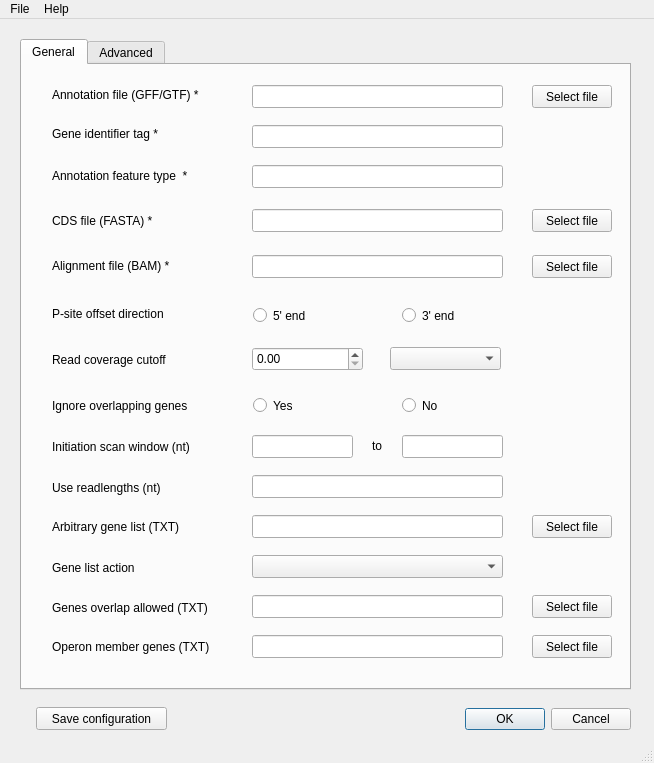
<?xml version="1.0" encoding="UTF-8"?>
<ui version="4.0">
 <class>MainWindow</class>
 <widget class="QMainWindow" name="MainWindow">
  <property name="geometry">
   <rect>
    <x>0</x>
    <y>0</y>
    <width>654</width>
    <height>763</height>
   </rect>
  </property>
  <property name="minimumSize">
   <size>
    <width>654</width>
    <height>763</height>
   </size>
  </property>
  <property name="maximumSize">
   <size>
    <width>654</width>
    <height>763</height>
   </size>
  </property>
  <property name="windowTitle">
   <string>bard - Configuration panel</string>
  </property>
  <widget class="QWidget" name="centralwidget">
   <widget class="QTabWidget" name="tabWidget">
    <property name="geometry">
     <rect>
      <x>20</x>
      <y>20</y>
      <width>611</width>
      <height>651</height>
     </rect>
    </property>
    <property name="currentIndex">
     <number>0</number>
    </property>
    <widget class="QWidget" name="tab">
     <attribute name="title">
      <string>General</string>
     </attribute>
     <widget class="QLabel" name="lbl_annotation">
      <property name="geometry">
       <rect>
        <x>30</x>
        <y>19</y>
        <width>181</width>
        <height>21</height>
       </rect>
      </property>
      <property name="text">
       <string>Annotation file (GFF/GTF) *</string>
      </property>
     </widget>
     <widget class="QLabel" name="lbl_gtf_featuretag">
      <property name="geometry">
       <rect>
        <x>30</x>
        <y>61</y>
        <width>161</width>
        <height>16</height>
       </rect>
      </property>
      <property name="text">
       <string>Gene identifier tag *</string>
      </property>
     </widget>
     <widget class="QLabel" name="lbl_gtf_featuretype">
      <property name="geometry">
       <rect>
        <x>30</x>
        <y>103</y>
        <width>171</width>
        <height>16</height>
       </rect>
      </property>
      <property name="text">
       <string>Annotation feature type  *</string>
      </property>
     </widget>
     <widget class="QLabel" name="lbl_covcutoff">
      <property name="geometry">
       <rect>
        <x>30</x>
        <y>287</y>
        <width>141</width>
        <height>16</height>
       </rect>
      </property>
      <property name="text">
       <string>Read coverage cutoff</string>
      </property>
     </widget>
     <widget class="QLabel" name="lbl_offset_dir">
      <property name="geometry">
       <rect>
        <x>30</x>
        <y>241</y>
        <width>131</width>
        <height>16</height>
       </rect>
      </property>
      <property name="text">
       <string>P-site offset direction</string>
      </property>
     </widget>
     <widget class="QLabel" name="lbl_initscan">
      <property name="geometry">
       <rect>
        <x>30</x>
        <y>371</y>
        <width>171</width>
        <height>21</height>
       </rect>
      </property>
      <property name="text">
       <string>Initiation scan window (nt)</string>
      </property>
     </widget>
     <widget class="QLabel" name="lbl_overlap">
      <property name="geometry">
       <rect>
        <x>30</x>
        <y>330</y>
        <width>161</width>
        <height>21</height>
       </rect>
      </property>
      <property name="text">
       <string>Ignore overlapping genes</string>
      </property>
     </widget>
     <widget class="QLabel" name="lbl_listaction">
      <property name="geometry">
       <rect>
        <x>30</x>
        <y>492</y>
        <width>121</width>
        <height>21</height>
       </rect>
      </property>
      <property name="text">
       <string>Gene list action</string>
      </property>
     </widget>
     <widget class="QLabel" name="lbl_kmer">
      <property name="geometry">
       <rect>
        <x>30</x>
        <y>412</y>
        <width>131</width>
        <height>21</height>
       </rect>
      </property>
      <property name="text">
       <string>Use readlengths (nt)</string>
      </property>
     </widget>
     <widget class="QLabel" name="lbl_genelist">
      <property name="geometry">
       <rect>
        <x>30</x>
        <y>451</y>
        <width>151</width>
        <height>21</height>
       </rect>
      </property>
      <property name="text">
       <string>Arbitrary gene list (TXT)</string>
      </property>
     </widget>
     <widget class="QLabel" name="lbl_overlapallow">
      <property name="geometry">
       <rect>
        <x>30</x>
        <y>532</y>
        <width>181</width>
        <height>21</height>
       </rect>
      </property>
      <property name="text">
       <string>Genes overlap allowed (TXT)</string>
      </property>
     </widget>
     <widget class="QLabel" name="lbl_operonmember">
      <property name="geometry">
       <rect>
        <x>30</x>
        <y>571</y>
        <width>181</width>
        <height>21</height>
       </rect>
      </property>
      <property name="text">
       <string>Operon member genes (TXT)</string>
      </property>
     </widget>
     <widget class="QLineEdit" name="gtf_entrybox">
      <property name="geometry">
       <rect>
        <x>230</x>
        <y>20</y>
        <width>251</width>
        <height>23</height>
       </rect>
      </property>
      <property name="cursor">
       <cursorShape>IBeamCursor</cursorShape>
      </property>
     </widget>
     <widget class="QLineEdit" name="gtf_genetag_entrybox">
      <property name="geometry">
       <rect>
        <x>230</x>
        <y>60</y>
        <width>251</width>
        <height>23</height>
       </rect>
      </property>
     </widget>
     <widget class="QLineEdit" name="gtf_featuretype_entrybox">
      <property name="geometry">
       <rect>
        <x>230</x>
        <y>100</y>
        <width>251</width>
        <height>23</height>
       </rect>
      </property>
     </widget>
     <widget class="QLineEdit" name="cds_entrybox">
      <property name="geometry">
       <rect>
        <x>230</x>
        <y>144</y>
        <width>251</width>
        <height>23</height>
       </rect>
      </property>
     </widget>
     <widget class="QRadioButton" name="offset_rb_5">
      <property name="geometry">
       <rect>
        <x>231</x>
        <y>240</y>
        <width>100</width>
        <height>21</height>
       </rect>
      </property>
      <property name="text">
       <string>5' end</string>
      </property>
      <attribute name="buttonGroup">
       <string notr="true">BG1</string>
      </attribute>
     </widget>
     <widget class="QRadioButton" name="offset_rb_3">
      <property name="geometry">
       <rect>
        <x>380</x>
        <y>240</y>
        <width>100</width>
        <height>21</height>
       </rect>
      </property>
      <property name="text">
       <string>3' end</string>
      </property>
      <attribute name="buttonGroup">
       <string notr="true">BG1</string>
      </attribute>
     </widget>
     <widget class="QRadioButton" name="overlap_ignore_rb_yes">
      <property name="geometry">
       <rect>
        <x>231</x>
        <y>330</y>
        <width>100</width>
        <height>21</height>
       </rect>
      </property>
      <property name="text">
       <string>Yes</string>
      </property>
      <attribute name="buttonGroup">
       <string notr="true">buttonGroup</string>
      </attribute>
     </widget>
     <widget class="QRadioButton" name="overlap_ignore_rb_no">
      <property name="geometry">
       <rect>
        <x>380</x>
        <y>330</y>
        <width>100</width>
        <height>21</height>
       </rect>
      </property>
      <property name="text">
       <string>No</string>
      </property>
      <attribute name="buttonGroup">
       <string notr="true">buttonGroup</string>
      </attribute>
     </widget>
     <widget class="QLineEdit" name="initscan_lower_entrybox">
      <property name="geometry">
       <rect>
        <x>230</x>
        <y>370</y>
        <width>101</width>
        <height>23</height>
       </rect>
      </property>
     </widget>
     <widget class="QLabel" name="label_35">
      <property name="geometry">
       <rect>
        <x>350</x>
        <y>370</y>
        <width>31</width>
        <height>21</height>
       </rect>
      </property>
      <property name="text">
       <string>to</string>
      </property>
     </widget>
     <widget class="QLineEdit" name="initscan_upper_entrybox">
      <property name="geometry">
       <rect>
        <x>380</x>
        <y>370</y>
        <width>101</width>
        <height>23</height>
       </rect>
      </property>
     </widget>
     <widget class="QLineEdit" name="kmer_entrybox">
      <property name="geometry">
       <rect>
        <x>230</x>
        <y>410</y>
        <width>251</width>
        <height>23</height>
       </rect>
      </property>
     </widget>
     <widget class="QLineEdit" name="genelist_entrybox">
      <property name="geometry">
       <rect>
        <x>230</x>
        <y>450</y>
        <width>251</width>
        <height>23</height>
       </rect>
      </property>
     </widget>
     <widget class="QPushButton" name="btn_gtf">
      <property name="geometry">
       <rect>
        <x>510</x>
        <y>20</y>
        <width>80</width>
        <height>23</height>
       </rect>
      </property>
      <property name="text">
       <string>Select file</string>
      </property>
     </widget>
     <widget class="QPushButton" name="btn_cds">
      <property name="geometry">
       <rect>
        <x>510</x>
        <y>144</y>
        <width>80</width>
        <height>23</height>
       </rect>
      </property>
      <property name="text">
       <string>Select file</string>
      </property>
     </widget>
     <widget class="QPushButton" name="btn_genelist">
      <property name="geometry">
       <rect>
        <x>510</x>
        <y>450</y>
        <width>80</width>
        <height>23</height>
       </rect>
      </property>
      <property name="text">
       <string>Select file</string>
      </property>
     </widget>
     <widget class="QLabel" name="lbl_cds_file">
      <property name="geometry">
       <rect>
        <x>30</x>
        <y>148</y>
        <width>171</width>
        <height>16</height>
       </rect>
      </property>
      <property name="text">
       <string>CDS file (FASTA) *</string>
      </property>
     </widget>
     <widget class="QComboBox" name="cov_metric_dropdown">
      <property name="geometry">
       <rect>
        <x>368</x>
        <y>282</y>
        <width>111</width>
        <height>23</height>
       </rect>
      </property>
     </widget>
     <widget class="QDoubleSpinBox" name="cov_cutoff_spinbox">
      <property name="geometry">
       <rect>
        <x>230</x>
        <y>282</y>
        <width>111</width>
        <height>24</height>
       </rect>
      </property>
     </widget>
     <widget class="QComboBox" name="listaction_dropdown">
      <property name="geometry">
       <rect>
        <x>230</x>
        <y>490</y>
        <width>251</width>
        <height>23</height>
       </rect>
      </property>
     </widget>
     <widget class="QLineEdit" name="allowoverlap_entrybox">
      <property name="geometry">
       <rect>
        <x>230</x>
        <y>530</y>
        <width>251</width>
        <height>23</height>
       </rect>
      </property>
     </widget>
     <widget class="QPushButton" name="btn_overlap">
      <property name="geometry">
       <rect>
        <x>510</x>
        <y>530</y>
        <width>80</width>
        <height>23</height>
       </rect>
      </property>
      <property name="text">
       <string>Select file</string>
      </property>
     </widget>
     <widget class="QLineEdit" name="operonmember_entrybox">
      <property name="geometry">
       <rect>
        <x>230</x>
        <y>570</y>
        <width>251</width>
        <height>23</height>
       </rect>
      </property>
     </widget>
     <widget class="QPushButton" name="btn_operon">
      <property name="geometry">
       <rect>
        <x>510</x>
        <y>570</y>
        <width>80</width>
        <height>23</height>
       </rect>
      </property>
      <property name="text">
       <string>Select file</string>
      </property>
     </widget>
     <widget class="QLineEdit" name="bam_entrybox">
      <property name="geometry">
       <rect>
        <x>230</x>
        <y>190</y>
        <width>251</width>
        <height>23</height>
       </rect>
      </property>
     </widget>
     <widget class="QLabel" name="lbl_bamfile">
      <property name="geometry">
       <rect>
        <x>30</x>
        <y>193</y>
        <width>171</width>
        <height>16</height>
       </rect>
      </property>
      <property name="text">
       <string>Alignment file (BAM) *</string>
      </property>
     </widget>
     <widget class="QPushButton" name="btn_bam">
      <property name="geometry">
       <rect>
        <x>510</x>
        <y>190</y>
        <width>80</width>
        <height>23</height>
       </rect>
      </property>
      <property name="text">
       <string>Select file</string>
      </property>
     </widget>
    </widget>
    <widget class="QWidget" name="tab_2">
     <attribute name="title">
      <string>Advanced</string>
     </attribute>
     <widget class="QLabel" name="label">
      <property name="geometry">
       <rect>
        <x>19</x>
        <y>4</y>
        <width>501</width>
        <height>41</height>
       </rect>
      </property>
      <property name="text">
       <string>Some internal defaults. Changing these may have unintended side effects.</string>
      </property>
     </widget>
     <widget class="QLabel" name="lbl_ldtran_maxcut">
      <property name="geometry">
       <rect>
        <x>48</x>
        <y>138</y>
        <width>160</width>
        <height>21</height>
       </rect>
      </property>
      <property name="text">
       <string>LDTRAN_MAX_CUTOFF</string>
      </property>
     </widget>
     <widget class="QDoubleSpinBox" name="ldtran_sum_cutoff_spinbox">
      <property name="geometry">
       <rect>
        <x>258</x>
        <y>184</y>
        <width>121</width>
        <height>24</height>
       </rect>
      </property>
     </widget>
     <widget class="QLabel" name="lbl_ldtran_sumcut">
      <property name="geometry">
       <rect>
        <x>48</x>
        <y>186</y>
        <width>181</width>
        <height>16</height>
       </rect>
      </property>
      <property name="text">
       <string>LDTRAN_SUM_CUTOFF</string>
      </property>
     </widget>
     <widget class="QDoubleSpinBox" name="ldtran_max_cutoff_spinbox">
      <property name="geometry">
       <rect>
        <x>258</x>
        <y>140</y>
        <width>121</width>
        <height>24</height>
       </rect>
      </property>
     </widget>
     <widget class="QLabel" name="lbl_rdcov_term">
      <property name="geometry">
       <rect>
        <x>48</x>
        <y>232</y>
        <width>181</width>
        <height>16</height>
       </rect>
      </property>
      <property name="text">
       <string>RDCOV_FRM_TERMINAL</string>
      </property>
     </widget>
     <widget class="QLabel" name="lbl_rdcov_nt_start">
      <property name="geometry">
       <rect>
        <x>48</x>
        <y>277</y>
        <width>181</width>
        <height>16</height>
       </rect>
      </property>
      <property name="text">
       <string>RDCOV_IGNORE_NTS_START</string>
      </property>
     </widget>
     <widget class="QLabel" name="lbl_verbose_filename">
      <property name="geometry">
       <rect>
        <x>48</x>
        <y>323</y>
        <width>181</width>
        <height>16</height>
       </rect>
      </property>
      <property name="text">
       <string>VERBOSE_FILENAMES</string>
      </property>
     </widget>
     <widget class="QCheckBox" name="verbose_filename_checkbox">
      <property name="geometry">
       <rect>
        <x>260</x>
        <y>320</y>
        <width>85</width>
        <height>21</height>
       </rect>
      </property>
      <property name="text">
       <string>Yes</string>
      </property>
     </widget>
     <widget class="QComboBox" name="dropdown_readcov_frm_terminal">
      <property name="geometry">
       <rect>
        <x>258</x>
        <y>229</y>
        <width>121</width>
        <height>24</height>
       </rect>
      </property>
     </widget>
     <widget class="QLineEdit" name="gtf_transcriptTag_entrybox">
      <property name="geometry">
       <rect>
        <x>258</x>
        <y>93</y>
        <width>121</width>
        <height>24</height>
       </rect>
      </property>
     </widget>
     <widget class="QLabel" name="lbl_transcript_id">
      <property name="geometry">
       <rect>
        <x>48</x>
        <y>91</y>
        <width>191</width>
        <height>21</height>
       </rect>
      </property>
      <property name="text">
       <string>TRANSCRIPT_IDENTIFIER_TAG</string>
      </property>
     </widget>
     <widget class="QSpinBox" name="ignore_nts_start_spinbox">
      <property name="geometry">
       <rect>
        <x>258</x>
        <y>274</y>
        <width>121</width>
        <height>24</height>
       </rect>
      </property>
     </widget>
    </widget>
   </widget>
   <widget class="QDialogButtonBox" name="buttonBox">
    <property name="geometry">
     <rect>
      <x>460</x>
      <y>680</y>
      <width>171</width>
      <height>41</height>
     </rect>
    </property>
    <property name="standardButtons">
     <set>QDialogButtonBox::Cancel|QDialogButtonBox::Ok</set>
    </property>
   </widget>
   <widget class="QPushButton" name="btn_export_json">
    <property name="geometry">
     <rect>
      <x>36</x>
      <y>688</y>
      <width>131</width>
      <height>23</height>
     </rect>
    </property>
    <property name="text">
     <string>Save configuration</string>
    </property>
   </widget>
  </widget>
  <widget class="QMenuBar" name="menubar">
   <property name="geometry">
    <rect>
     <x>0</x>
     <y>0</y>
     <width>654</width>
     <height>20</height>
    </rect>
   </property>
   <widget class="QMenu" name="menuFile">
    <property name="title">
     <string>File</string>
    </property>
    <addaction name="separator"/>
    <addaction name="actionLoad_configuration"/>
    <addaction name="actionExit_2"/>
   </widget>
   <widget class="QMenu" name="menuHelp">
    <property name="title">
     <string>Help</string>
    </property>
    <addaction name="actionAbout"/>
   </widget>
   <addaction name="menuFile"/>
   <addaction name="menuHelp"/>
  </widget>
  <widget class="QStatusBar" name="statusbar"/>
  <action name="actionSave_configuration">
   <property name="text">
    <string>Export to JSON</string>
   </property>
  </action>
  <action name="actionExit">
   <property name="text">
    <string>Exit</string>
   </property>
  </action>
  <action name="actionAbout">
   <property name="text">
    <string>About</string>
   </property>
  </action>
  <action name="actionLoad_configuration">
   <property name="text">
    <string>Load configuration</string>
   </property>
  </action>
  <action name="actionExit_2">
   <property name="text">
    <string>Exit</string>
   </property>
  </action>
 </widget>
 <resources/>
 <connections/>
 <buttongroups>
  <buttongroup name="BG1"/>
  <buttongroup name="buttonGroup"/>
 </buttongroups>
</ui>
